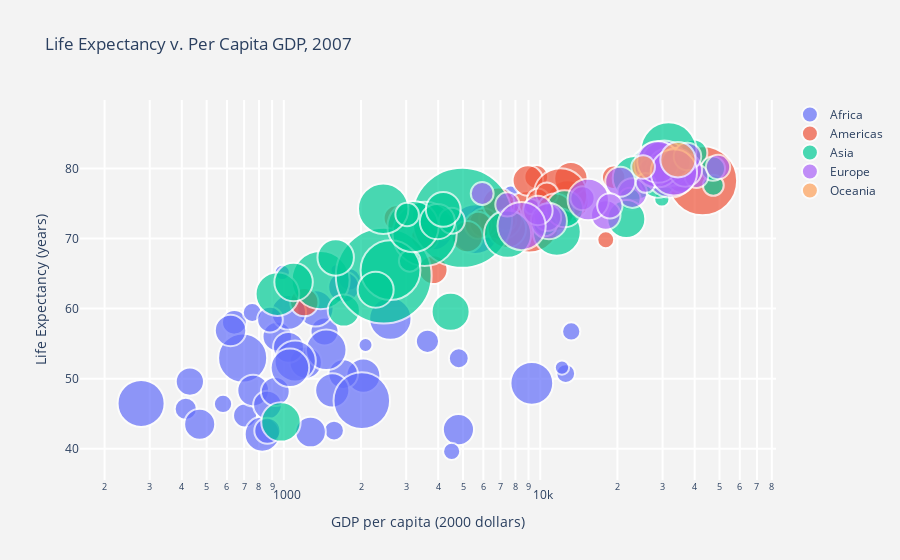

Notebook cell for this chart:
### Code cell
import plotly.graph_objects as go
import plotly.express as px
import pandas as pd
import math

# Load data, define hover text and bubble size
data = px.data.gapminder()
df_2007 = data[data['year']==2007]
df_2007 = df_2007.sort_values(['continent', 'country'])

hover_text = []
bubble_size = []

for index, row in df_2007.iterrows():
    hover_text.append(('Country: {country}<br>'+
                      'Life Expectancy: {lifeExp}<br>'+
                      'GDP per capita: {gdp}<br>'+
                      'Population: {pop}<br>'+
                      'Year: {year}').format(country=row['country'],
                                            lifeExp=row['lifeExp'],
                                            gdp=row['gdpPercap'],
                                            pop=row['pop'],
                                            year=row['year']))
    bubble_size.append(math.sqrt(row['pop']))

df_2007['text'] = hover_text
df_2007['size'] = bubble_size
sizeref = 2.*max(df_2007['size'])/(100**2)

# Dictionary with dataframes for each continent
continent_names = ['Africa', 'Americas', 'Asia', 'Europe', 'Oceania']
continent_data = {continent:df_2007.query("continent == '%s'" %continent)
                              for continent in continent_names}

# Create figure
fig = go.Figure()

for continent_name, continent in continent_data.items():
    fig.add_trace(go.Scatter(
        x=continent['gdpPercap'], y=continent['lifeExp'],
        name=continent_name, text=continent['text'],
        marker_size=continent['size'],
        ))

# Tune marker appearance and layout
fig.update_traces(mode='markers', marker=dict(sizemode='area',
                                              sizeref=sizeref, line_width=2))

fig.update_layout(
    title='Life Expectancy v. Per Capita GDP, 2007',
    xaxis=dict(
        title='GDP per capita (2000 dollars)',
        gridcolor='white',
        type='log',
        gridwidth=2,
    ),
    yaxis=dict(
        title='Life Expectancy (years)',
        gridcolor='white',
        gridwidth=2,
    ),
    paper_bgcolor='rgb(243, 243, 243)',
    plot_bgcolor='rgb(243, 243, 243)',
)
fig.show()

### Figure 1 — Plotly figure (JSON) as saved in the notebook; plotly's stock layout.template omitted (floating-point values rounded to 4 significant figures)
{"data": [{"marker": {"line": {"width": 2}, "size": [5773.0, 3524.0, 2842.0, 1280.0, 3785.0, 2897.0, 4207.0, 2090.0, 3200.0, 843.2, 8038.0, 1950.0, 4244.0, 704.5, 8959.0, 742.4, 2215.0, 8747.0, 1206.0, 1299.0, 4783.0, 3154.0, 1213.0, 5967.0, 1419.0, 1787.0, 2457.0, 4378.0, 3651.0, 3469.0, 1808.0, 1118.0, 5810.0, 4467.0, 1434.0, 3591.0, 11620.0, 893.4, 2977.0, 446.7, 3502.0, 2479.0, 3020.0, 6633.0, 6503.0, 1064.0, 6176.0, 2388.0, 3206.0, 5401.0, 3427.0, 3509.0], "sizemode": "area", "sizeref": 7.263}, "mode": "markers", "name": "Africa", "text": ["Country: Algeria<br>Life Expectancy: 72.301<br>GDP per capita: 6223.367465<br>Population: 33333216<br>Year: 2007", "Country: Angola<br>Life Expectancy: 42.731<br>GDP per capita: 4797.231267<br>Population: 12420476<br>Year: 2007", "Country: Benin<br>Life Expectancy: 56.728<br>GDP per capita: 1441.284873<br>Population: 8078314<br>Year: 2007", "Country: Botswana<br>Life Expectancy: 50.728<br>GDP per capita: 12569.85177<br>Population: 1639131<br>Year: 2007", "Country: Burkina Faso<br>Life Expectancy: 52.295<br>GDP per capita: 1217.032994<br>Population: 14326203<br>Year: 2007", "Country: Burundi<br>Life Expectancy: 49.58<br>GDP per capita: 430.0706916<br>Population: 8390505<br>Year: 2007", "Country: Cameroon<br>Life Expectancy: 50.43<br>GDP per capita: 2042.09524<br>Population: 17696293<br>Year: 2007", "Country: Central African Republic<br>Life Expectancy: 44.741<br>GDP per capita: 706.016537<br>Population: 4369038<br>Year: 2007", "Country: Chad<br>Life Expectancy: 50.651<br>GDP per capita: 1704.063724<br>Population: 10238807<br>Year: 2007", "Country: Comoros<br>Life Expectancy: 65.152<br>GDP per capita: 986.1478792<br>Population: 710960<br>Year: 2007", "Country: Congo, Dem. Rep.<br>Life Expectancy: 46.462<br>GDP per capita: 277.5518587<br>Population: 64606759<br>Year: 2007", "Country: Congo, Rep.<br>Life Expectancy: 55.322<br>GDP per capita: 3632.557798<br>Population: 3800610<br>Year: 2007", "Country: Cote d'Ivoire<br>Life Expectancy: 48.328<br>GDP per capita: 1544.750112<br>Population: 18013409<br>Year: 2007", "Country: Djibouti<br>Life Expectancy: 54.791<br>GDP per capita: 2082.481567<br>Population: 496374<br>Year: 2007", "Country: Egypt<br>Life Expectancy: 71.338<br>GDP per capita: 5581.180998<br>Population: 80264543<br>Year: 2007", "Country: Equatorial Guinea<br>Life Expectancy: 51.579<br>GDP per capita: 12154.08975<br>Population: 551201<br>Year: 2007", "Country: Eritrea<br>Life Expectancy: 58.04<br>GDP per capita: 641.3695236<br>Population: 4906585<br>Year: 2007", "Country: Ethiopia<br>Life Expectancy: 52.947<br>GDP per capita: 690.8055759<br>Population: 76511887<br>Year: 2007", "Country: Gabon<br>Life Expectancy: 56.735<br>GDP per capita: 13206.48452<br>Population: 1454867<br>Year: 2007", "Country: Gambia<br>Life Expectancy: 59.448<br>GDP per capita: 752.7497265<br>Population: 1688359<br>Year: 2007", "Country: Ghana<br>Life Expectancy: 60.022<br>GDP per capita: 1327.60891<br>Population: 22873338<br>Year: 2007", "Country: Guinea<br>Life Expectancy: 56.007<br>GDP per capita: 942.6542111<br>Population: 9947814<br>Year: 2007", "Country: Guinea-Bissau<br>Life Expectancy: 46.388<br>GDP per capita: 579.231743<br>Population: 1472041<br>Year: 2007", "Country: Kenya<br>Life Expectancy: 54.11<br>GDP per capita: 1463.249282<br>Population: 35610177<br>Year: 2007", "Country: Lesotho<br>Life Expectancy: 42.592<br>GDP per capita: 1569.331442<br>Population: 2012649<br>Year: 2007", "Country: Liberia<br>Life Expectancy: 45.678<br>GDP per capita: 414.5073415<br>Population: 3193942<br>Year: 2007", "Country: Libya<br>Life Expectancy: 73.952<br>GDP per capita: 12057.49928<br>Population: 6036914<br>Year: 2007", "Country: Madagascar<br>Life Expectancy: 59.443<br>GDP per capita: 1044.770126<br>Population: 19167654<br>Year: 2007", "Country: Malawi<br>Life Expectancy: 48.303<br>GDP per capita: 759.3499101<br>Population: 13327079<br>Year: 2007", "Country: Mali<br>Life Expectancy: 54.467<br>GDP per capita: 1042.581557<br>Population: 12031795<br>Year: 2007", "Country: Mauritania<br>Life Expectancy: 64.164<br>GDP per capita: 1803.151496<br>Population: 3270065<br>Year: 2007", "Country: Mauritius<br>Life Expectancy: 72.801<br>GDP per capita: 10956.99112<br>Population: 1250882<br>Year: 2007", "Country: Morocco<br>Life Expectancy: 71.164<br>GDP per capita: 3820.17523<br>Population: 33757175<br>Year: 2007", "Country: Mozambique<br>Life Expectancy: 42.082<br>GDP per capita: 823.6856205<br>Population: 19951656<br>Year: 2007", "Country: Namibia<br>Life Expectancy: 52.906<br>GDP per capita: 4811.060429<br>Population: 2055080<br>Year: 2007", "Country: Niger<br>Life Expectancy: 56.867<br>GDP per capita: 619.6768924<br>Population: 12894865<br>Year: 2007", "Country: Nigeria<br>Life Expectancy: 46.859<br>GDP per capita: 2013.977305<br>Population: 135031164<br>Year: 2007", "Country: Reunion<br>Life Expectancy: 76.442<br>GDP per capita: 7670.122558<br>Population: 798094<br>Year: 2007", "Country: Rwanda<br>Life Expectancy: 46.242<br>GDP per capita: 863.0884639<br>Population: 8860588<br>Year: 2007", "Country: Sao Tome and Principe<br>Life Expectancy: 65.528<br>GDP per capita: 1598.435089<br>Population: 199579<br>Year: 2007", "Country: Senegal<br>Life Expectancy: 63.062<br>GDP per capita: 1712.472136<br>Population: 12267493<br>Year: 2007", "Country: Sierra Leone<br>Life Expectancy: 42.568<br>GDP per capita: 862.5407561<br>Population: 6144562<br>Year: 2007", "Country: Somalia<br>Life Expectancy: 48.159<br>GDP per capita: 926.1410683<br>Population: 9118773<br>Year: 2007", "Country: South Africa<br>Life Expectancy: 49.339<br>GDP per capita: 9269.657808<br>Population: 43997828<br>Year: 2007", "Country: Sudan<br>Life Expectancy: 58.556<br>GDP per capita: 2602.394995<br>Population: 42292929<br>Year: 2007", "Country: Swaziland<br>Life Expectancy: 39.613<br>GDP per capita: 4513.480643<br>Population: 1133066<br>Year: 2007", "Country: Tanzania<br>Life Expectancy: 52.517<br>GDP per capita: 1107.482182<br>Population: 38139640<br>Year: 2007", "Country: Togo<br>Life Expectancy: 58.42<br>GDP per capita: 882.9699438<br>Population: 5701579<br>Year: 2007", "Country: Tunisia<br>Life Expectancy: 73.923<br>GDP per capita: 7092.923025<br>Population: 10276158<br>Year: 2007", "Country: Uganda<br>Life Expectancy: 51.542<br>GDP per capita: 1056.380121<br>Population: 29170398<br>Year: 2007", "Country: Zambia<br>Life Expectancy: 42.384<br>GDP per capita: 1271.211593<br>Population: 11746035<br>Year: 2007", "Country: Zimbabwe<br>Life Expectancy: 43.487<br>GDP per capita: 469.7092981<br>Population: 12311143<br>Year: 2007"], "type": "scatter", "x": [6223.0, 4797.0, 1441.0, 12570.0, 1217.0, 430.1, 2042.0, 706.0, 1704.0, 986.1, 277.6, 3633.0, 1545.0, 2082.0, 5581.0, 12150.0, 641.4, 690.8, 13210.0, 752.7, 1328.0, 942.7, 579.2, 1463.0, 1569.0, 414.5, 12060.0, 1045.0, 759.3, 1043.0, 1803.0, 10960.0, 3820.0, 823.7, 4811.0, 619.7, 2014.0, 7670.0, 863.1, 1598.0, 1712.0, 862.5, 926.1, 9270.0, 2602.0, 4513.0, 1107.0, 883.0, 7093.0, 1056.0, 1271.0, 469.7], "y": [72.3, 42.73, 56.73, 50.73, 52.3, 49.58, 50.43, 44.74, 50.65, 65.15, 46.46, 55.32, 48.33, 54.79, 71.34, 51.58, 58.04, 52.95, 56.73, 59.45, 60.02, 56.01, 46.39, 54.11, 42.59, 45.68, 73.95, 59.44, 48.3, 54.47, 64.16, 72.8, 71.16, 42.08, 52.91, 56.87, 46.86, 76.44, 46.24, 65.53, 63.06, 42.57, 48.16, 49.34, 58.56, 39.61, 52.52, 58.42, 73.92, 51.54, 42.38, 43.49]}, {"marker": {"line": {"width": 2}, "size": [6348.0, 3020.0, 13780.0, 5778.0, 4035.0, 6650.0, 2033.0, 3379.0, 3053.0, 3709.0, 2634.0, 3546.0, 2916.0, 2736.0, 1667.0, 10430.0, 2382.0, 1801.0, 2582.0, 5355.0, 1986.0, 1028.0, 17350.0, 1857.0, 5107.0], "sizemode": "area", "sizeref": 7.263}, "mode": "markers", "name": "Americas", "text": ["Country: Argentina<br>Life Expectancy: 75.32<br>GDP per capita: 12779.37964<br>Population: 40301927<br>Year: 2007", "Country: Bolivia<br>Life Expectancy: 65.554<br>GDP per capita: 3822.137084<br>Population: 9119152<br>Year: 2007", "Country: Brazil<br>Life Expectancy: 72.39<br>GDP per capita: 9065.800825<br>Population: 190010647<br>Year: 2007", "Country: Canada<br>Life Expectancy: 80.653<br>GDP per capita: 36319.23501<br>Population: 33390141<br>Year: 2007", "Country: Chile<br>Life Expectancy: 78.553<br>GDP per capita: 13171.63885<br>Population: 16284741<br>Year: 2007", "Country: Colombia<br>Life Expectancy: 72.889<br>GDP per capita: 7006.580419<br>Population: 44227550<br>Year: 2007", "Country: Costa Rica<br>Life Expectancy: 78.782<br>GDP per capita: 9645.06142<br>Population: 4133884<br>Year: 2007", "Country: Cuba<br>Life Expectancy: 78.273<br>GDP per capita: 8948.102923<br>Population: 11416987<br>Year: 2007", "Country: Dominican Republic<br>Life Expectancy: 72.235<br>GDP per capita: 6025.374752<br>Population: 9319622<br>Year: 2007", "Country: Ecuador<br>Life Expectancy: 74.994<br>GDP per capita: 6873.262326<br>Population: 13755680<br>Year: 2007", "Country: El Salvador<br>Life Expectancy: 71.878<br>GDP per capita: 5728.353514<br>Population: 6939688<br>Year: 2007", "Country: Guatemala<br>Life Expectancy: 70.259<br>GDP per capita: 5186.050003<br>Population: 12572928<br>Year: 2007", "Country: Haiti<br>Life Expectancy: 60.916<br>GDP per capita: 1201.637154<br>Population: 8502814<br>Year: 2007", "Country: Honduras<br>Life Expectancy: 70.198<br>GDP per capita: 3548.330846<br>Population: 7483763<br>Year: 2007", "Country: Jamaica<br>Life Expectancy: 72.567<br>GDP per capita: 7320.880262<br>Population: 2780132<br>Year: 2007", "Country: Mexico<br>Life Expectancy: 76.195<br>GDP per capita: 11977.57496<br>Population: 108700891<br>Year: 2007", "Country: Nicaragua<br>Life Expectancy: 72.899<br>GDP per capita: 2749.320965<br>Population: 5675356<br>Year: 2007", "Country: Panama<br>Life Expectancy: 75.537<br>GDP per capita: 9809.185636<br>Population: 3242173<br>Year: 2007", "Country: Paraguay<br>Life Expectancy: 71.752<br>GDP per capita: 4172.838464<br>Population: 6667147<br>Year: 2007", "Country: Peru<br>Life Expectancy: 71.421<br>GDP per capita: 7408.905561<br>Population: 28674757<br>Year: 2007", "Country: Puerto Rico<br>Life Expectancy: 78.746<br>GDP per capita: 19328.70901<br>Population: 3942491<br>Year: 2007", "Country: Trinidad and Tobago<br>Life Expectancy: 69.819<br>GDP per capita: 18008.50924<br>Population: 1056608<br>Year: 2007", "Country: United States<br>Life Expectancy: 78.242<br>GDP per capita: 42951.65309<br>Population: 301139947<br>Year: 2007", "Country: Uruguay<br>Life Expectancy: 76.384<br>GDP per capita: 10611.46299<br>Population: 3447496<br>Year: 2007", "Country: Venezuela<br>Life Expectancy: 73.747<br>GDP per capita: 11415.80569<br>Population: 26084662<br>Year: 2007"], "type": "scatter", "x": [12780.0, 3822.0, 9066.0, 36320.0, 13170.0, 7007.0, 9645.0, 8948.0, 6025.0, 6873.0, 5728.0, 5186.0, 1202.0, 3548.0, 7321.0, 11980.0, 2749.0, 9809.0, 4173.0, 7409.0, 19330.0, 18010.0, 42950.0, 10610.0, 11420.0], "y": [75.32, 65.55, 72.39, 80.65, 78.55, 72.89, 78.78, 78.27, 72.23, 74.99, 71.88, 70.26, 60.92, 70.2, 72.57, 76.19, 72.9, 75.54, 71.75, 71.42, 78.75, 69.82, 78.24, 76.38, 73.75]}, {"marker": {"line": {"width": 2}, "size": [5647.0, 841.8, 12270.0, 3759.0, 36310.0, 2642.0, 33320.0, 14950.0, 8334.0, 5244.0, 2535.0, 11290.0, 2460.0, 4827.0, 7003.0, 1583.0, 1980.0, 4982.0, 1695.0, 6911.0, 5376.0, 1790.0, 13010.0, 9543.0, 5254.0, 2134.0, 4514.0, 4395.0, 4814.0, 8066.0, 9234.0, 2005.0, 4713.0], "sizemode": "area", "sizeref": 7.263}, "mode": "markers", "name": "Asia", "text": ["Country: Afghanistan<br>Life Expectancy: 43.828<br>GDP per capita: 974.5803384<br>Population: 31889923<br>Year: 2007", "Country: Bahrain<br>Life Expectancy: 75.635<br>GDP per capita: 29796.04834<br>Population: 708573<br>Year: 2007", "Country: Bangladesh<br>Life Expectancy: 64.062<br>GDP per capita: 1391.253792<br>Population: 150448339<br>Year: 2007", "Country: Cambodia<br>Life Expectancy: 59.723<br>GDP per capita: 1713.778686<br>Population: 14131858<br>Year: 2007", "Country: China<br>Life Expectancy: 72.961<br>GDP per capita: 4959.114854<br>Population: 1318683096<br>Year: 2007", "Country: Hong Kong, China<br>Life Expectancy: 82.208<br>GDP per capita: 39724.97867<br>Population: 6980412<br>Year: 2007", "Country: India<br>Life Expectancy: 64.698<br>GDP per capita: 2452.210407<br>Population: 1110396331<br>Year: 2007", "Country: Indonesia<br>Life Expectancy: 70.65<br>GDP per capita: 3540.651564<br>Population: 223547000<br>Year: 2007", "Country: Iran<br>Life Expectancy: 70.964<br>GDP per capita: 11605.71449<br>Population: 69453570<br>Year: 2007", "Country: Iraq<br>Life Expectancy: 59.545<br>GDP per capita: 4471.061906<br>Population: 27499638<br>Year: 2007", "Country: Israel<br>Life Expectancy: 80.745<br>GDP per capita: 25523.2771<br>Population: 6426679<br>Year: 2007", "Country: Japan<br>Life Expectancy: 82.603<br>GDP per capita: 31656.06806<br>Population: 127467972<br>Year: 2007", "Country: Jordan<br>Life Expectancy: 72.535<br>GDP per capita: 4519.461171<br>Population: 6053193<br>Year: 2007", "Country: Korea, Dem. Rep.<br>Life Expectancy: 67.297<br>GDP per capita: 1593.06548<br>Population: 23301725<br>Year: 2007", "Country: Korea, Rep.<br>Life Expectancy: 78.623<br>GDP per capita: 23348.13973<br>Population: 49044790<br>Year: 2007", "Country: Kuwait<br>Life Expectancy: 77.588<br>GDP per capita: 47306.98978<br>Population: 2505559<br>Year: 2007", "Country: Lebanon<br>Life Expectancy: 71.993<br>GDP per capita: 10461.05868<br>Population: 3921278<br>Year: 2007", "Country: Malaysia<br>Life Expectancy: 74.241<br>GDP per capita: 12451.6558<br>Population: 24821286<br>Year: 2007", "Country: Mongolia<br>Life Expectancy: 66.803<br>GDP per capita: 3095.772271<br>Population: 2874127<br>Year: 2007", "Country: Myanmar<br>Life Expectancy: 62.069<br>GDP per capita: 944.0<br>Population: 47761980<br>Year: 2007", "Country: Nepal<br>Life Expectancy: 63.785<br>GDP per capita: 1091.359778<br>Population: 28901790<br>Year: 2007", "Country: Oman<br>Life Expectancy: 75.64<br>GDP per capita: 22316.19287<br>Population: 3204897<br>Year: 2007", "Country: Pakistan<br>Life Expectancy: 65.483<br>GDP per capita: 2605.94758<br>Population: 169270617<br>Year: 2007", "Country: Philippines<br>Life Expectancy: 71.688<br>GDP per capita: 3190.481016<br>Population: 91077287<br>Year: 2007", "Country: Saudi Arabia<br>Life Expectancy: 72.777<br>GDP per capita: 21654.83194<br>Population: 27601038<br>Year: 2007", "Country: Singapore<br>Life Expectancy: 79.972<br>GDP per capita: 47143.17964<br>Population: 4553009<br>Year: 2007", "Country: Sri Lanka<br>Life Expectancy: 72.396<br>GDP per capita: 3970.095407<br>Population: 20378239<br>Year: 2007", "Country: Syria<br>Life Expectancy: 74.143<br>GDP per capita: 4184.548089<br>Population: 19314747<br>Year: 2007", "Country: Taiwan<br>Life Expectancy: 78.4<br>GDP per capita: 28718.27684<br>Population: 23174294<br>Year: 2007", "Country: Thailand<br>Life Expectancy: 70.616<br>GDP per capita: 7458.396327<br>Population: 65068149<br>Year: 2007", "Country: Vietnam<br>Life Expectancy: 74.249<br>GDP per capita: 2441.576404<br>Population: 85262356<br>Year: 2007", "Country: West Bank and Gaza<br>Life Expectancy: 73.422<br>GDP per capita: 3025.349798<br>Population: 4018332<br>Year: 2007", "Country: Yemen, Rep.<br>Life Expectancy: 62.698<br>GDP per capita: 2280.769906<br>Population: 22211743<br>Year: 2007"], "type": "scatter", "x": [974.6, 29800.0, 1391.0, 1714.0, 4959.0, 39720.0, 2452.0, 3541.0, 11610.0, 4471.0, 25520.0, 31660.0, 4519.0, 1593.0, 23350.0, 47310.0, 10460.0, 12450.0, 3096.0, 944, 1091.0, 22320.0, 2606.0, 3190.0, 21650.0, 47140.0, 3970.0, 4185.0, 28720.0, 7458.0, 2442.0, 3025.0, 2281.0], "y": [43.83, 75.64, 64.06, 59.72, 72.96, 82.21, 64.7, 70.65, 70.96, 59.55, 80.75, 82.6, 72.53, 67.3, 78.62, 77.59, 71.99, 74.24, 66.8, 62.07, 63.78, 75.64, 65.48, 71.69, 72.78, 79.97, 72.4, 74.14, 78.4, 70.62, 74.25, 73.42, 62.7]}, {"marker": {"line": {"width": 2}, "size": [1898.0, 2864.0, 3224.0, 2134.0, 2706.0, 2120.0, 3198.0, 2338.0, 2289.0, 7816.0, 9077.0, 3272.0, 3155.0, 549.5, 2027.0, 7625.0, 827.5, 4071.0, 2151.0, 6206.0, 3262.0, 4720.0, 3186.0, 2334.0, 1417.0, 6360.0, 3005.0, 2749.0, 8436.0, 7796.0], "sizemode": "area", "sizeref": 7.263}, "mode": "markers", "name": "Europe", "text": ["Country: Albania<br>Life Expectancy: 76.423<br>GDP per capita: 5937.029526<br>Population: 3600523<br>Year: 2007", "Country: Austria<br>Life Expectancy: 79.829<br>GDP per capita: 36126.4927<br>Population: 8199783<br>Year: 2007", "Country: Belgium<br>Life Expectancy: 79.441<br>GDP per capita: 33692.60508<br>Population: 10392226<br>Year: 2007", "Country: Bosnia and Herzegovina<br>Life Expectancy: 74.852<br>GDP per capita: 7446.298803<br>Population: 4552198<br>Year: 2007", "Country: Bulgaria<br>Life Expectancy: 73.005<br>GDP per capita: 10680.79282<br>Population: 7322858<br>Year: 2007", "Country: Croatia<br>Life Expectancy: 75.748<br>GDP per capita: 14619.22272<br>Population: 4493312<br>Year: 2007", "Country: Czech Republic<br>Life Expectancy: 76.486<br>GDP per capita: 22833.30851<br>Population: 10228744<br>Year: 2007", "Country: Denmark<br>Life Expectancy: 78.332<br>GDP per capita: 35278.41874<br>Population: 5468120<br>Year: 2007", "Country: Finland<br>Life Expectancy: 79.313<br>GDP per capita: 33207.0844<br>Population: 5238460<br>Year: 2007", "Country: France<br>Life Expectancy: 80.657<br>GDP per capita: 30470.0167<br>Population: 61083916<br>Year: 2007", "Country: Germany<br>Life Expectancy: 79.406<br>GDP per capita: 32170.37442<br>Population: 82400996<br>Year: 2007", "Country: Greece<br>Life Expectancy: 79.483<br>GDP per capita: 27538.41188<br>Population: 10706290<br>Year: 2007", "Country: Hungary<br>Life Expectancy: 73.338<br>GDP per capita: 18008.94444<br>Population: 9956108<br>Year: 2007", "Country: Iceland<br>Life Expectancy: 81.757<br>GDP per capita: 36180.78919<br>Population: 301931<br>Year: 2007", "Country: Ireland<br>Life Expectancy: 78.885<br>GDP per capita: 40675.99635<br>Population: 4109086<br>Year: 2007", "Country: Italy<br>Life Expectancy: 80.546<br>GDP per capita: 28569.7197<br>Population: 58147733<br>Year: 2007", "Country: Montenegro<br>Life Expectancy: 74.543<br>GDP per capita: 9253.896111<br>Population: 684736<br>Year: 2007", "Country: Netherlands<br>Life Expectancy: 79.762<br>GDP per capita: 36797.93332<br>Population: 16570613<br>Year: 2007", "Country: Norway<br>Life Expectancy: 80.196<br>GDP per capita: 49357.19017<br>Population: 4627926<br>Year: 2007", "Country: Poland<br>Life Expectancy: 75.563<br>GDP per capita: 15389.92468<br>Population: 38518241<br>Year: 2007", "Country: Portugal<br>Life Expectancy: 78.098<br>GDP per capita: 20509.64777<br>Population: 10642836<br>Year: 2007", "Country: Romania<br>Life Expectancy: 72.476<br>GDP per capita: 10808.47561<br>Population: 22276056<br>Year: 2007", "Country: Serbia<br>Life Expectancy: 74.002<br>GDP per capita: 9786.534714<br>Population: 10150265<br>Year: 2007", "Country: Slovak Republic<br>Life Expectancy: 74.663<br>GDP per capita: 18678.31435<br>Population: 5447502<br>Year: 2007", "Country: Slovenia<br>Life Expectancy: 77.926<br>GDP per capita: 25768.25759<br>Population: 2009245<br>Year: 2007", "Country: Spain<br>Life Expectancy: 80.941<br>GDP per capita: 28821.0637<br>Population: 40448191<br>Year: 2007", "Country: Sweden<br>Life Expectancy: 80.884<br>GDP per capita: 33859.74835<br>Population: 9031088<br>Year: 2007", "Country: Switzerland<br>Life Expectancy: 81.701<br>GDP per capita: 37506.41907<br>Population: 7554661<br>Year: 2007", "Country: Turkey<br>Life Expectancy: 71.777<br>GDP per capita: 8458.276384<br>Population: 71158647<br>Year: 2007", "Country: United Kingdom<br>Life Expectancy: 79.425<br>GDP per capita: 33203.26128<br>Population: 60776238<br>Year: 2007"], "type": "scatter", "x": [5937.0, 36130.0, 33690.0, 7446.0, 10680.0, 14620.0, 22830.0, 35280.0, 33210.0, 30470.0, 32170.0, 27540.0, 18010.0, 36180.0, 40680.0, 28570.0, 9254.0, 36800.0, 49360.0, 15390.0, 20510.0, 10810.0, 9787.0, 18680.0, 25770.0, 28820.0, 33860.0, 37510.0, 8458.0, 33200.0], "y": [76.42, 79.83, 79.44, 74.85, 73.0, 75.75, 76.49, 78.33, 79.31, 80.66, 79.41, 79.48, 73.34, 81.76, 78.89, 80.55, 74.54, 79.76, 80.2, 75.56, 78.1, 72.48, 74.0, 74.66, 77.93, 80.94, 80.88, 81.7, 71.78, 79.42]}, {"marker": {"line": {"width": 2}, "size": [4520.0, 2029.0], "sizemode": "area", "sizeref": 7.263}, "mode": "markers", "name": "Oceania", "text": ["Country: Australia<br>Life Expectancy: 81.235<br>GDP per capita: 34435.36744<br>Population: 20434176<br>Year: 2007", "Country: New Zealand<br>Life Expectancy: 80.204<br>GDP per capita: 25185.00911<br>Population: 4115771<br>Year: 2007"], "type": "scatter", "x": [34440.0, 25190.0], "y": [81.23, 80.2]}], "layout": {"paper_bgcolor": "rgb(243, 243, 243)", "plot_bgcolor": "rgb(243, 243, 243)", "title": {"text": "Life Expectancy v. Per Capita GDP, 2007"}, "xaxis": {"gridcolor": "white", "gridwidth": 2, "title": {"text": "GDP per capita (2000 dollars)"}, "type": "log"}, "yaxis": {"gridcolor": "white", "gridwidth": 2, "title": {"text": "Life Expectancy (years)"}}}}
